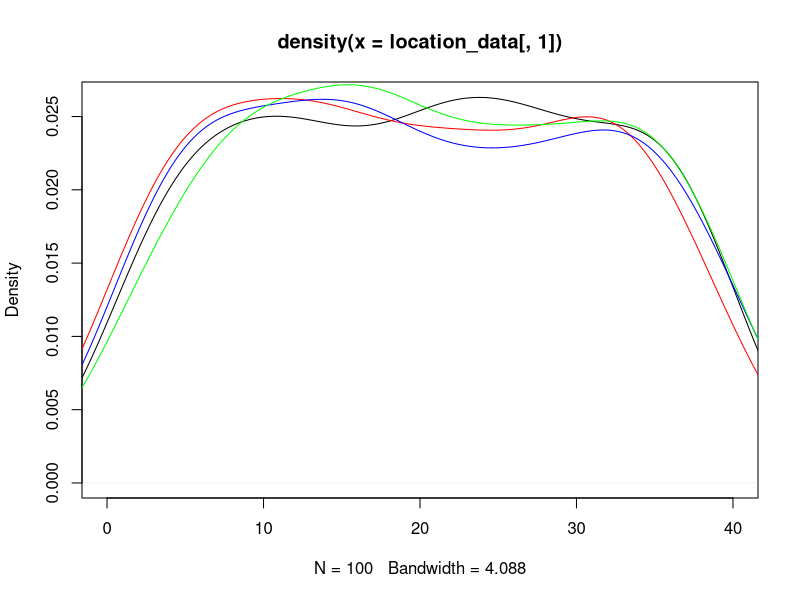
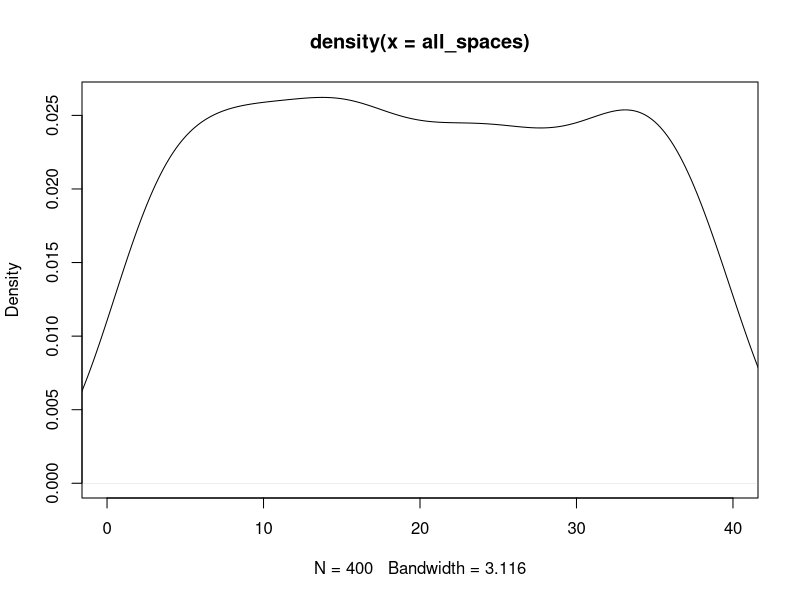
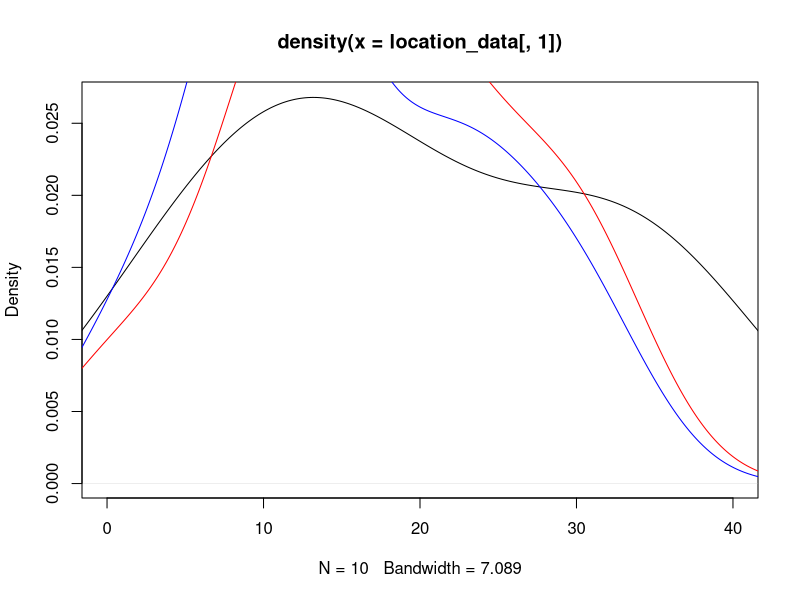
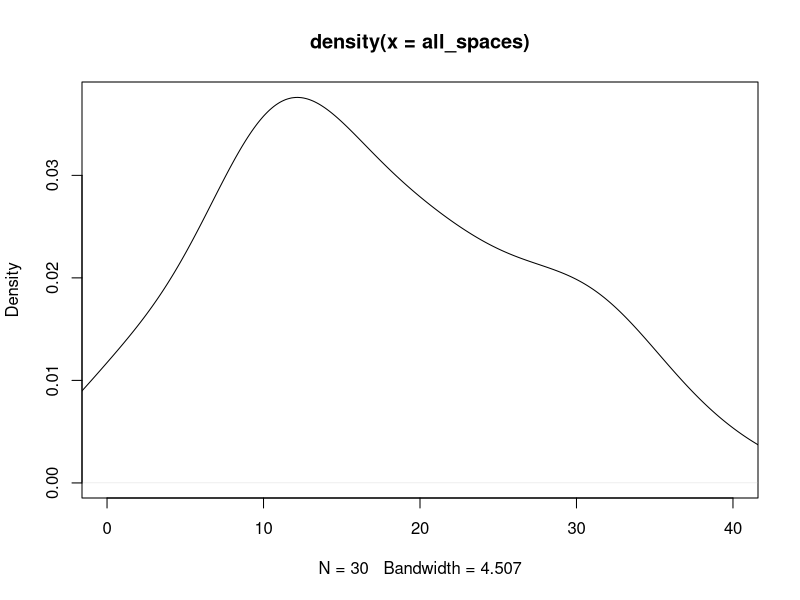

Write the R code that produced these figures, in order. (Note: this script raises an error after producing the figures.)
## ---- chunk 1
knitr::opts_chunk$set(echo = TRUE)
## ---- chunk 2
#libraries
library(dplyr)
library(ggplot2)
## ---- chunk 3
#Kayleigh
##LET'S GET MOVING

monopolyBoard <- read.csv("MonopolyBoard.csv", header = T)
monopolyBoard

# Using dice rolls to determine where a player will land on the board
#input: "location"; a number 1-40; where the player is on the board
#output: the amount of spaces the player will move until they are on their new location

#note that this is only accounting for standard dice rolls, no special rules yet...

lets_move = function(location) {
  dice_roll_1 <- sample(1:6, 1, replace = TRUE)
  dice_roll_2 <- sample(1:6, 1, replace = TRUE)
  
  roll_total <- sum(dice_roll_1, dice_roll_2)
  roll_double <- dice_roll_1 == dice_roll_2
  
    location = location + roll_total
    
  if (location <= 40) {
    location = location
  } else {
    location = location - 40
  }
  
  space = monopolyBoard$name[monopolyBoard$spaces == location]
  
  print("You're moving forward...")
  print(roll_total)
  
  print("You're on space...")
  print(location)
  
  #print(space) #This prints out the name of the space that they land on. 
}

#testers
lets_move(1)
lets_move(25)
lets_move(38)
lets_move(40)



#A function to move players around the board and to play Monopoly!
#input: "turns"; the amount of turns we should take
#output: a player's new location on the board

lets_play = function(turns) {
  location = 1
  print("Starting Location: GO!")
  for (i in 1:turns) {
    location = lets_move(location)
  }
  print("You've landed on...")
  return(location)
}



lets_play(10) #tester #in this example if you look at a reference monopoly board and "walk" your way around the board with each move being the number in each output, you'll land on the space on the board corresponding to the final output (when counting "GO" as 1 and/or 40) 

#testers 
#"lets_move" and "lets_play" have both been edited to print out phrases for each roll and move to make it easier to determine how the player is moving. 
#"You're moving forward..." gives the player's roll
#"You're on space..." is the players position after 1 turn/"lets_move"
  # Later try to switch this print statement to the name of the spot that the player is on 
#"You've landed on..." gives the final location after running "lets_play" for "x" turns.
  # Later try to switch this print statement to the name of the spot that the player is on 

lets_play(3)
lets_play(10)

## ---- chunk 4
##DOUBLE DOWN

##WORK IN PROGRESS

#A function using dice rolls to determine how many spaces a player will move with the additional rules for "doubles" in Monopoly
#input: "location"; a number 1-40 where the player is on the board
#outut: the number of spaces the player will move on the board, with the special case of rolling three "doubles" and landing in jail
double_down = function(location) {
  dice_roll_1 <- sample(1:6, 1, replace = TRUE)
  dice_roll_2 <- sample(1:6, 1, replace = TRUE)
  
  roll_total <- sum(dice_roll_1, dice_roll_2)
  roll_double <- dice_roll_1 == dice_roll_2
  
  print("roll was")
  print(roll_total)
    
  if (roll_double) {
    
    dice_roll_3 <- sample(1:6, 1, replace = TRUE)
    dice_roll_4 <- sample(1:6, 1, replace = TRUE)
    
    roll_total_2 <- sum(dice_roll_3, dice_roll_4)
    roll_double_2 <- dice_roll_3 == dice_roll_4
    
    print("roll double was")
    print(roll_total_2)

    
    if (roll_double_2) {
      dice_roll_5 <- sample(1:6, 1, replace = TRUE)
      dice_roll_6 <- sample(1:6, 1, replace = TRUE)
      
      roll_total_3 <- sum(dice_roll_5, dice_roll_6)
      roll_double_3 <- dice_roll_5 == dice_roll_6
      
      print("roll double was")
      print(roll_total_3)
      
      if (roll_double_3) {
        location = 11 #Jail
        print("doubles, doubles, doubles")
        print("You're going to JAIL!")
        
      } else {
        location = location + roll_total + roll_total_2 + roll_total_3
        print("doubles, doubles, not doubles")
        print("You're moving forward...")
        print(roll_total + roll_total_2 + roll_total_3)
      }
    } else {
      location = location + roll_total + roll_total_2
      print("doubles, not doubles")
      print("You're moving forward...")
      print(roll_total+roll_total_2)
    }
  } else {
    location = location + roll_total
    print("no doubles")
    print("You're moving forward...")
    print(roll_total)
  }

    
  if (location <= 40) {
    location = location
  } else {
    location = location - 40
  }

  
  print("You're on space...")
  print(location)
}

double_down(1)
#text out in the function is kinda funky right but it's just to make sure its working right
#In final version switch all dice rolls to sample(1:6,...)

## ---- chunk 5
##CHANCE AND COMMUNITY CHEST CARDS
Card_Numbers <- c(1, 2, 3, 4, 5, 6, 7, 8, 9, 10, 11, 12, 13, 14, 15, 16)

Chance_Cards <- c("Advance to Boardwalk", "Advance to Go (Collect $200)", "Advance to Illinois Avenue. If you pass Go, collect $200", "Advance to St. Charles Place. If you pass Go, collect $200", "Advance to the nearest Railroad. If unowned, you may buy it from the Bank. If owned, pay owner twice the rental to which they are otherwise entitled", "Advance to the nearest Railroad. If unowned, you may buy it from the Bank. If owned, pay owner twice the rental to which they are otherwise entitled", "Advance token to nearest Utility. If unowned, you may buy it from the Bank. If owned, throw dice and pay owner a total ten times amount thrown", "Bank pays you dividend of $50", "Get Out of Jail Free", "Go Back 3 Spaces", "Go to Jail. Go directly to Jail, do not pass Go, do not collect $200", "Make general repairs on all your property. For each house pay $25. For each hotel pay $100", "Speeding fine $15", "Take a trip to Reading Railroad. If you pass Go, collect $200", "You have been elected Chairman of the Board. Pay each player $50", "Your building loan matures. Collect $150")

Chance <- data.frame(Chance_Cards, Card_Numbers)
Chance
##Chance cards to move a player to a new space:
  #1 -> Advance to Boardwalk (space 40)
  #2 -> Advance to Go (space 1)
  #3 -> Advance to Illinois Avenue (space 25)
  #4 -> Advance to St. Charles Place (space 12)
  #5 -> Advance to nearest Railroad (space(s) 6, 16, 26, 36)
  #6 -> Advance to nearest Railraod (space(s) 6, 16, 26, 36)
  #7 -> Advance to nearest Utility (space(s) 13, 29)
  #11 -> Go to Jail (space 11)
  #14 -> Take a trip to Reading Railroad (space 6)

Community_Chest_Cards <- c("Advance to Go (Collect $200)", "Bank error in your favor. Collect $200", "Doctor’s fee. Pay $50", "From sale of stock you get $50", "Get Out of Jail Free", "Go to Jail. Go directly to jail, do not pass Go, do not collect $200", "Holiday fund matures. Receive $100", "Income tax refund. Collect $20", "It is your birthday. Collect $10 from every player", "Life insurance matures. Collect $100", "Pay hospital fees of $100", "Pay school fees of $50", "Receive $25 consultancy fee", "You are assessed for street repair. $40 per house. $115 per hotel", "You have won second prize in a beauty contest. Collect $10", "You inherit $100")

Community_Chest <- data.frame(Community_Chest_Cards, Card_Numbers)
Community_Chest

##Community Chest Cards that move a player to a new space:
  #1 -> Advance to GO (space 1)
  #5 -> Go to Jail (space 11)

## ---- chunk 6
# heidi

#the function "who_goes_first" simulates the initial roll before the game begins in order to determine which player goes first
# input is a number of how many players are going to be playing
# output is the value of each players roll and the player that will start the game based on who had the highest roll
who_goes_first <- function(num_players){
  initial_rolls <- c()
  for (i in 1:num_players) {
    player_i_roll <- sum(sample(1:6, 2, replace=TRUE))
    initial_rolls <- c(initial_rolls, player_i_roll) # vector of every player's roll
    print(paste("Player", i, "rolled", player_i_roll))
  }
  cat("\n")
  if(sum(initial_rolls == max(initial_rolls)) >= 2){
    while (sum(initial_rolls == max(initial_rolls)) >= 2) { # if players tied for highest number
      tied_players <- which(initial_rolls==max(initial_rolls)) # identify which players tied
      print("It's a tie! Roll again")
      cat("\n")
      tie_breaker_rolls <- c()
      for (i in tied_players) { # tied players roll again
       player_i_roll2 <- sum(sample(1:6, 2, replace=TRUE))
       tie_breaker_rolls <- c(tie_breaker_rolls, player_i_roll2)
       print(paste("Player", i, "rolled", player_i_roll2))
      }
      initial_rolls <- tie_breaker_rolls
      highest_roll <- max(tie_breaker_rolls)
      highest_player2 <- tied_players[which(tie_breaker_rolls == highest_roll)]
    }
    cat("\n")
    print(paste("Player", highest_player2, "goes first!"))
  }
  else {
    highest_player <- which.max(initial_rolls) # who rolled the highest number
    print(paste("Player", highest_player, "goes first!"))
  }
}

who_goes_first(4) # test function

## ---- chunk 7
# Olivia
# Website for data: https://stat-jet-asu.github.io/Datasets/InstructorDescriptions/monopoly.html

monopolyBoard <- read.csv("MonopolyBoard.csv", header = T)
head(monopolyBoard)

# This section is for question number 2

# Kayleigh's lets_play function from above incorporating players and density plots
# uses lets_move function from above
# input: turns, # of turns to iterate through; players, number of players (2-4)
# output: density plot with a line for each player's frequency of spaces landed on 
# & density plot for the combined frequency of spaces landed on for all players

lets_play = function(turns, players) {
  location_data <- as.data.frame(matrix(nrow = turns, ncol = players))
  
for (j in 1:players) {
  location = 1
  
  for (i in 1:turns) {
    
    location = lets_move(location)
    location_data[i,j] <- location
    }
  }
  
  # creates density plot of frequency of landing on each space for each player
  plot(density(location_data[,1]), xlim = c(0,40), col = "black")
  
  colors <- c("red", "blue", "green")
  
  for (k in 2:players) {
  lines(density(location_data[,k]), col = colors[k-1]) # adds a density line for each player after the first
  }
  
  # creates density plot for total frequency landing on each space (all players spaces included)
  all_spaces <- as.vector(as.matrix(location_data))
  plot(density(all_spaces), xlim = c(0,40), col = "black")
}
lets_play(100, 4)

## ---- chunk 8
who_goes_first2 <- function(num_players){
  initial_rolls <- c()
  for (i in 1:num_players) {
    player_i_roll <- sum(sample(1:6, 2, replace=TRUE))
    initial_rolls <- c(initial_rolls, player_i_roll) # vector of every player's roll
#    print(paste("Player", i, "rolled", player_i_roll))
  }
  cat("\n")
  if(sum(initial_rolls == max(initial_rolls)) >= 2){
    while (sum(initial_rolls == max(initial_rolls)) >= 2) { # if players tied for highest number
      tied_players <- which(initial_rolls==max(initial_rolls)) # identify which players tied
#      print("It's a tie! Roll again")
#      cat("\n")
      tie_breaker_rolls <- c()
      for (i in tied_players) { # tied players roll again
       player_i_roll2 <- sum(sample(1:6, 2, replace=TRUE))
       tie_breaker_rolls <- c(tie_breaker_rolls, player_i_roll2)
#       print(paste("Player", i, "rolled", player_i_roll2))
      }
      initial_rolls <- tie_breaker_rolls
      highest_roll <- max(tie_breaker_rolls)
      highest_player2 <- tied_players[which(tie_breaker_rolls == highest_roll)]
    }
#    cat("\n")
#    print(paste("Player", highest_player2, "goes first!"))
  }
  else {
    highest_player <- which.max(initial_rolls) # who rolled the highest number
#    print(paste("Player", highest_player, "goes first!"))
#    return(highest_player)
  
    
  # creating player order
  player_order <- length(num_players)
  player_order[1] <- as.integer(highest_player)

 for (j in 2:num_players) {
    
  player_order[j] <- as.integer(player_order[j-1] + 1)
  if (player_order[j] > num_players) {
    player_order[j] <- 1
  }
 }
  print(player_order)
  }
  
  playerlist <- (list(highest_player, player_order))
  return(playerlist)
}

#who_goes_first2(4)

## ---- chunk 9
# Question number 3 -- including jail and double rolls

lets_move2 = function(location) {
  dice_roll_1 <- sample(1:6, 1, replace = TRUE)
  dice_roll_2 <- sample(1:6, 1, replace = TRUE)
  
  roll_total <- sum(dice_roll_1, dice_roll_2)
  roll_double <- dice_roll_1 == dice_roll_2
  
    location = location + roll_total # updates location to be previous location + roll total
    double3 = "false" # double3 is assigned "true" if the player double rolls 3x (as seen in if statement below), otherwise it is assigned "false" 
    
  # first double roll -> roll again
  if (roll_double == TRUE) {
    dice_roll_3 <- sample(1:6, 1, replace = TRUE)
    dice_roll_4 <- sample(1:6, 1, replace = TRUE)
    
    roll_total2 <- sum(dice_roll_3, dice_roll_4)
    roll_double2 <- dice_roll_3 == dice_roll_4
    
    location = location + roll_total2
    double3 = "false"
    
    # if player is at a location past 40, subtract 40 so they go back to the GO space at location "41"
    # this is included in each if statement below so that it applies if player has to roll again
    if (location <= 40) {
      location = location
    } else {
      location = location - 40
    }
     
      # second double roll -> roll again
      if (roll_double2 == TRUE) {
        dice_roll_5 <- sample(1:6, 1, replace = TRUE)
        dice_roll_6 <- sample(1:6, 1, replace = TRUE)
    
        roll_total3 <- sum(dice_roll_5, dice_roll_6)
        roll_double3 <- dice_roll_5 == dice_roll_6
    
        location = location + roll_total3
        double3 = "false"
        
        if (location <= 40) {
          location = location
        } else {
          location = location - 40
        }
        
        # third double roll -> go to jail
          if (roll_double3 == TRUE) {
            location = monopolyBoard$spaces[monopolyBoard$name == "Jail"]
            double3 = "true"
          }
      }
  }  
    
  if (location <= 40) {
    location = location
  } else {
    location = location - 40
  }
  
  listdata <- (list(location, double3)) # creates list for outputs "location" and "double3"
  # if you need to access location from this function, use lets_move2(location)[[1]]
  # if you need to access double3, use lets_move2(double3)[[2]]
  return(listdata)
  
}


# lets_play2 is currently set up to have each player go thru all their turns and then move onto the next player
# probably need to fix this for question 5

## ---- chunk 10

lets_play2 = function(turns, players) {
  
  
  location_data <- as.data.frame(matrix(nrow = turns, ncol = players)) # dataframe will keep data for locations of players for each turn
  double3data <- as.data.frame(matrix(nrow = turns, ncol = players)) # dataframe will say "true" if player double rolled 3x (which lands them in jail) and "false" if they didn't double roll 3x
  
    # puts players in order
    colnames(location_data) <- who_goes_first2(players)[[2]]
  
    location = 1 # each player starts at location 1
    location_data[1,] <- location
    double3 = 0 # initializing "double3" which will be later assigned a "true" or "false" based on if player double rolled 3x
  
    for (i in 2:turns) { # iterates through number of turns
      
        for (j in 1:players) { # rotates through each player
          
        location = lets_move2(location_data[i-1,j])[[1]] # takes location from lets_move2 function and assigns it to location
        location_data[i,j] <- as.integer(location) # puts location value into the dataframe of locations for each player
        double3data[i,j] <- lets_move2(double3)[[2]] # takes "true" or "false" value from double3 and adds it to double3data dataframe
        
      # deals with landing in jail from "go to jail" space and staying there for next 3 turns
      if (31 %in% location_data[i-1,j]) { # if you landed on 31 in the last turn (i-1 turn), you go to jail (space 11) for the ith turn
        location <- 11
        location_data[i,j] <- as.integer(location) # new location is 11
      } else if (11 %in% location_data[i-1,j] & 31 %in% location_data[i-2,j]) { # if you were on space 11 last turn AND you were on space 31 2 turns ago, you stay in jail (space 11) for turn i
        location <- 11
        location_data[i,j] <- as.integer(location)  
      } else if (11 %in% location_data[i-2,j] & 31 %in% location_data[i-3,j]) {
        location <- 11
        location_data[i,j] <- as.integer(location)
      }
        
      # landing in jail from 3x double roll and staying there for next 3 turns
      if (11 %in% location_data[i,j] & "true" %in% double3data[i-1,j]) { # if player's location is 11 (jail) and double3data is"true" (player double rolled 3x), player stays in jail. all 3 if/else if statements keep player in jail for the next 3 turns
        location <- 11
        location_data[i,j] <- as.integer(location)
      } else if (11 %in% location_data[i-1,j] & "true" %in% double3data[i-2,j]) { # 
        location <- 11
        location_data[i,j] <- as.integer(location)
      } else if (11 %in% location_data[i-2,j] & "true" %in% double3data[i-3,j]) {
        location <- 11
        location_data[i,j] <- as.integer(location)
      }
        
    }
  }
  print(location_data)
  
  # creates density plot of frequency of landing on each space for each player
  plot(density(location_data[,1]), xlim = c(0,40), col = "black")
  
  colors <- c("red", "blue", "green")
  
  for (k in 2:players) {
    lines(density(location_data[,k]), col = colors[k-1]) # adds a density line for each player after the first
  }
  
  # creates density plot for total frequency landing on each space (all players spaces included)
  all_spaces <- as.vector(as.matrix(location_data))
  plot(density(all_spaces), xlim = c(0,40), col = "black")
  
}
 
lets_play2(10, 3)

location_data

# how should we go about recording spaces landed on when double rolls occur?

## ---- chunk 11
# olivia (ignore this its a work in progress)
# Figure out how to have players pay and recieve money from landing on chance and community chest spaces

     if(draw_card == 5){
        if(location >= 37 && location <= 5){
              location = 6
              
              
            } else if (location >= 6 && location <= 15){
                location = 16
              } else {
                if(location >= 16 && location <= 25){
                  location = 26
                } else {
                  location = 36
                }
              }
            }
  
    if(draw_card == 6){
        if(location >= 37 && location <= 5){
              location = 6
            } else {
              if (location >= 6 && location <= 15){
                location = 16
              } else {
                if(location >= 16 && location <= 25){
                  location = 26
                } else {
                  location = 36
                }
              }
            }
    }

#################

Updating_Player_Bank <- function(location) {
  if(location == 2 || location == 4 || location == 6 || location == 7 || location == 9 || location == 10 || location == 12 || location == 13 || location == 14 || location == 15 || location == 16 || location == 17 || location == 19 || location == 20 || location == 22 || location == 24 || location == 25 || location == 26 || location == 27 || location == 28 || location == 29 || location == 30 || location == 32 || location == 33 || location == 35 || location == 36 || location == 38 || location == 40){
    location = location
    spot <- which(Property_Statuses$Space == location)
    cost <- which(monopolyBoard$spaces == location)
    owned_by_player <- Property_Statuses$Owned_By_Player[spot]
#    The_Players$Player_Bank[owned_by_player] <- The_Players$Player_Bank[owned_by_player] + monopolyBoard$rent_0[cost]
#    The_Players$Player_Bank[owned_by_player]
#    print(The_Players)
#    print(owned_by_player)
#    print(cost)
    
#    The_Players$Player_Bank[owned_by_player] <- The_Players$Player_Bank[owned_by_player] + monopolyBoard$rent_0[cost]
    
#    The_Players$Player_Bank[j] <- The_Players$Player_Bank[j] - monopolyBoard$rent_0[cost]
    
    bank_list <- list(owned_by_player, cost)
    return(bank_list)

  }
}

Updating_Player_Bank(15)

#########################################

lets_move3 = function(location) {
  dice_roll_1 <- sample(1:6, 1, replace = TRUE)
  dice_roll_2 <- sample(1:6, 1, replace = TRUE)
  
  roll_total <- sum(dice_roll_1, dice_roll_2)
  roll_double <- dice_roll_1 == dice_roll_2
  
    location = location + roll_total
    double3 = "false"
  
#  print("your roll total is...")
#  print(roll_total)

  if (location <= 40) {
      location = location
  } else {
      location = location - 40
  }
   
#  print("your location is...")
#  print(location)
  
#  Updating_Player_Bank(location)
  
  if(location == 8 || location == 23 || location == 27) {
    location = Drawing_Chance(location)
#    print("your location is...")
#    print(location)
#    Updating_Player_Bank(location)
  }
  
  if(location == 3 || location == 18 || location == 34) {
    location = Drawing_Community_Chest(location)
#    print("your location is...")
#    print(location)
#    Updating_Player_Bank(location)
  }
    
  # first double roll -> roll again
  if (roll_double == TRUE) {
    dice_roll_3 <- sample(1:6, 1, replace = TRUE)
    dice_roll_4 <- sample(1:6, 1, replace = TRUE)
    
    roll_total2 <- sum(dice_roll_3, dice_roll_4)
    roll_double2 <- dice_roll_3 == dice_roll_4
    
    location = location + roll_total2
    double3 = "false"
#    print("1 double")
    
    if (location <= 40) {
      location = location
    } else {
      location = location - 40
    }
    
    
    if(location == 8 || location == 23 || location == 27) {
    location = Drawing_Chance(location)
    }
  
  if(location == 3 || location == 18 || location == 34) {
    location = Drawing_Community_Chest(location)
  }
    
#    Updating_Player_Bank(location)
     
      # second double roll -> roll again
      if (roll_double2 == TRUE) {
        dice_roll_5 <- sample(1:6, 1, replace = TRUE)
        dice_roll_6 <- sample(1:6, 1, replace = TRUE)
    
        roll_total3 <- sum(dice_roll_5, dice_roll_6)
        roll_double3 <- dice_roll_5 == dice_roll_6
    
        location = location + roll_total3
        double3 = "false"
#        print("2 doubles")
        
        if (location <= 40) {
          location = location
        } else {
          location = location - 40
        }
        
        
        if(location == 8 || location == 23 || location == 27) {
          location = Drawing_Chance(location)
        }
  
        if(location == 3 || location == 18 || location == 34) {
          location = Drawing_Community_Chest(location)
         
        }
        
#        Updating_Player_Bank(location)
        
        # third double roll -> go to jail
          if (roll_double3 == TRUE) {
            location = monopolyBoard$spaces[monopolyBoard$name == "Jail"]
            double3 = "true"
#            print("three doubles")
          }
      }
  }  
   
  location = location 
  
#  print("your location is...")
#  print(location)
  listdata <- (list(location, double3, The_Players))
  return(listdata)
  
}

##########

# replaces NAs in rent_0 column with 0s
monopolyBoard$rent_0[is.na(monopolyBoard$rent_0) == TRUE] <- as.integer(0)

lets_play_idk = function(turns, players) {
  
  location_data <- as.data.frame(matrix(nrow = turns, ncol = players))
  double3data <- as.data.frame(matrix(nrow = turns, ncol = players))
#  player_bank_amount <- 0
#  player_bank_data <- data.frame(matrix(nrow = 2, ncol = players))
  
    colnames(location_data) <- who_goes_first2(players)[[2]]
  
    location = 1
    location_data[1,] <- location
    double3 = 0
  
    for (i in 2:turns) {
      
        for (j in 1:players) {
          
        location = lets_move3(location_data[i-1,j])[[1]]
        location_data[i,j] <- as.integer(location)
        double3data[i,j] <- lets_move3(double3)[[2]]
        
  #      player_bank_amount <- lets_move3(location_data[i-1,j])[[3]]
  #      player_bank_data <- as.integer(player_bank_amount)
        
      # deals with landing in jail from "go to jail" space and staying there for next 3 turns
      if (31 %in% location_data[i-1,j]) { # if you land on 31 (go to jail), next location is in jail (space 11)
        location <- 11
        location_data[i,j] <- as.integer(location)
      } else if (11 %in% location_data[i-1,j] & 31 %in% location_data[i-2,j]) {
        location <- 11
        location_data[i,j] <- as.integer(location)
      } else if (11 %in% location_data[i-2,j] & 31 %in% location_data[i-3,j]) {
        location <- 11
        location_data[i,j] <- as.integer(location)
      }
        
      # landing in jail from 3x double roll and staying there for next 3 turns
      if (11 %in% location_data[i,j] & "true" %in% double3data[i-1,j]) { # "true" means player double rolled 3x -> jail
        location <- 11
        location_data[i,j] <- as.integer(location)
      } else if (11 %in% location_data[i-1,j] & "true" %in% double3data[i-2,j]) { # 
        location <- 11
        location_data[i,j] <- as.integer(location)
      } else if (11 %in% location_data[i-2,j] & "true" %in% double3data[i-3,j]) {
        location <- 11
        location_data[i,j] <- as.integer(location)
      }
        
        
      owned_by_player <- Updating_Player_Bank(location)[[1]]
      cost <- Updating_Player_Bank(location)[[2]]
      The_Players$Player_Bank[owned_by_player] <- The_Players$Player_Bank[owned_by_player] + monopolyBoard$rent_0[cost]
      The_Players$Player_Bank[j] <- The_Players$Player_Bank[j] - monopolyBoard$rent_0[cost]
#  return(The_Players)
    }
  }
  print(location_data)
  print(double3data)
#  print(player_bank_data)
  print(The_Players)
  
  # creates density plot of frequency of landing on each space for each player
  plot(density(location_data[,1]), xlim = c(0,40), col = "black")
  
  plot(location_data[,1], xlim= c(0,40), col="black", type="h", xlab="Spaces", ylab="Frequency", main="Frequency of Landing on Each Space for Each Player")
  
  colors <- c("red", "blue", "green")
  
  for (k in 2:players) {
    lines(density(location_data[,k]), col = colors[k-1]) # adds a density line for each player after the first
  }
  
  # creates density plot for total frequency landing on each space (all players spaces included)
  all_spaces <- as.vector(as.matrix(location_data))
  plot(density(all_spaces), xlim = c(0,40), col = "black")
 
}

lets_play_idk(10, 4)

## ---- chunk 12
#4 - Kayleigh and Maddie 
#Chance - spaces 8, 23, 37
#Community Chest - spaces 3, 18, 34
Chance

Drawing_Chance = function(location) {
  location = location
  draw_card <- sample(1:16, 1, replace = TRUE)
  player_card <- Chance$Chance_Cards[draw_card]
  print(player_card)

  
      if(draw_card == 1) {
        location = 1
      }
      
      if(draw_card == 2) {
        location = 1
      }
      
      if(draw_card == 3) {
        location = 25
      }
  
      if(draw_card == 4){
        location = 12
      }
  
      if(draw_card == 5){
        if(location >= 37 && location <= 5){
              location = 6
            } else {
              if (location >= 6 && location <= 15){
                location = 16
              } else {
                if(location >= 16 && location <= 25){
                  location = 26
                } else {
                  location = 36
                }
              }
            }
    }
  
    if(draw_card == 6){
        if(location >= 37 && location <= 5){
              location = 6
            } else {
              if (location >= 6 && location <= 15){
                location = 16
              } else {
                if(location >= 16 && location <= 25){
                  location = 26
                } else {
                  location = 36
                }
              }
            }
    }
  
    if(draw_card == 7){
        if(location >= 29 && location <= 12){
              location = 13
            } else {
              location = 29
    }
  }
  
    if(draw_card == 11) {
      location = 11
    }
  
    if(draw_card == 14) {
      location = 6
    }
  
    if(draw_card == 10) {
      location = location - 3
    }
  
    location = location
    return(location)
}

Drawing_Chance(8)
Drawing_Chance(23)
Drawing_Chance(37)

Drawing_Community_Chest = function(location) {
  location = location
  draw_card_chest <- sample(1:16, 1, replace = TRUE)
  player_card_chest <- Community_Chest$Community_Chest_Cards[draw_card_chest]
  print(player_card_chest)
  print(location)
  
  if (draw_card_chest == 1) {
    location = 1
  } else {
    if (draw_card_chest == 6) {
    location = 11
    } else {
      location = location
    }
  
  }
  
  location = location 
  return(location)
}

Drawing_Community_Chest(3)
Drawing_Community_Chest(18)
Drawing_Community_Chest(34)

lets_move3 = function(location) {
  dice_roll_1 <- sample(1:6, 1, replace = TRUE)
  dice_roll_2 <- sample(1:6, 1, replace = TRUE)
  
  roll_total <- sum(dice_roll_1, dice_roll_2)
  roll_double <- dice_roll_1 == dice_roll_2
  
    location = location + roll_total
    double3 = "false"
  
  print("your roll total is...")
  print(roll_total)

  if (location <= 40) {
      location = location
  } else {
      location = location - 40
  }
   
  print("your location is...")
  print(location)
  
  if(location == 8 || location == 23 || location == 27) {
    location = Drawing_Chance(location)
    print("your location is...")
    print(location)
  }
  
  if(location == 3 || location == 18 || location == 34) {
    location = Drawing_Community_Chest(location)
    print("your location is...")
    print(location)
  }
    
  # first double roll -> roll again
  if (roll_double == TRUE) {
    dice_roll_3 <- sample(1:6, 1, replace = TRUE)
    dice_roll_4 <- sample(1:6, 1, replace = TRUE)
    
    roll_total2 <- sum(dice_roll_3, dice_roll_4)
    roll_double2 <- dice_roll_3 == dice_roll_4
    
    location = location + roll_total2
    double3 = "false"
    print("1 double")
    
    if (location <= 40) {
      location = location
    } else {
      location = location - 40
    }
    
    
    if(location == 8 || location == 23 || location == 27) {
    location = Drawing_Chance(location)
    }
  
  if(location == 3 || location == 18 || location == 34) {
    location = Drawing_Community_Chest(location)
    }
     
      # second double roll -> roll again
      if (roll_double2 == TRUE) {
        dice_roll_5 <- sample(1:6, 1, replace = TRUE)
        dice_roll_6 <- sample(1:6, 1, replace = TRUE)
    
        roll_total3 <- sum(dice_roll_5, dice_roll_6)
        roll_double3 <- dice_roll_5 == dice_roll_6
    
        location = location + roll_total3
        double3 = "false"
        print("2 doubles")
        
        if (location <= 40) {
          location = location
        } else {
          location = location - 40
        }
        
        if(location == 8 || location == 23 || location == 27) {
          location = Drawing_Chance(location)
        }
  
        if(location == 3 || location == 18 || location == 34) {
          location = Drawing_Community_Chest(location)
         
        }
        
        # third double roll -> go to jail
          if (roll_double3 == TRUE) {
            location = monopolyBoard$spaces[monopolyBoard$name == "Jail"]
            double3 = "true"
            print("three doubles")
          }
      }
  }  
   
  location = location 
  
  print("your location is...")
  print(location)
  listdata <- (list(location, double3))
  return(listdata)
  
}

lets_move3(1)


lets_play3 = function(turns, players) {
  
  location_data <- as.data.frame(matrix(nrow = turns, ncol = players))
  double3data <- as.data.frame(matrix(nrow = turns, ncol = players))
  
    colnames(location_data) <- who_goes_first2(players)[[2]]
  
    location = 1
    location_data[1,] <- location
    double3 = 0
  
    for (i in 2:turns) {
      
        for (j in 1:players) {
          
        location = lets_move3(location_data[i-1,j])[[1]]
        location_data[i,j] <- as.integer(location)
        double3data[i,j] <- lets_move3(double3)[[2]]
        
      # deals with landing in jail from "go to jail" space and staying there for next 3 turns
      if (31 %in% location_data[i-1,j]) { # if you land on 31 (go to jail), next location is in jail (space 11)
        location <- 11
        location_data[i,j] <- as.integer(location)
      } else if (11 %in% location_data[i-1,j] & 31 %in% location_data[i-2,j]) {
        location <- 11
        location_data[i,j] <- as.integer(location)
      } else if (11 %in% location_data[i-2,j] & 31 %in% location_data[i-3,j]) {
        location <- 11
        location_data[i,j] <- as.integer(location)
      }
        
      # landing in jail from 3x double roll and staying there for next 3 turns
      if (11 %in% location_data[i,j] & "true" %in% double3data[i-1,j]) { # "true" means player double rolled 3x -> jail
        location <- 11
        location_data[i,j] <- as.integer(location)
      } else if (11 %in% location_data[i-1,j] & "true" %in% double3data[i-2,j]) { # 
        location <- 11
        location_data[i,j] <- as.integer(location)
      } else if (11 %in% location_data[i-2,j] & "true" %in% double3data[i-3,j]) {
        location <- 11
        location_data[i,j] <- as.integer(location)
      }
        
    }
  }
  print(location_data)
  print(double3data)


  
  # creates density plot of frequency of landing on each space for each player
  plot(density(location_data[,1]), xlim = c(0,40), col = "black")
  
  plot(location_data[,1], xlim= c(0,40), col="black", type="h", xlab="Spaces", ylab="Frequency", main="Frequency of Landing on Each Space for Each Player")
  
  colors <- c("red", "blue", "green")
  
  for (k in 2:players) {
    lines(density(location_data[,k]), col = colors[k-1]) # adds a density line for each player after the first
  }
  
  # creates density plot for total frequency landing on each space (all players spaces included)
  all_spaces <- as.vector(as.matrix(location_data))
  plot(density(all_spaces), xlim = c(0,40), col = "black")
  
}


lets_play3(100, 4)

## ---- chunk 13

#use lets_move2 for freq plot

 
## ---- chunk 14
#hello
dice_roll <- sum(sample(1:6, 2, replace = TRUE))
dice_roll

Drawing_Chance = function(location) {
  location = location
  draw_card <- sample(1:16, 1, replace = TRUE)
  player_card <- Chance$Chance_Cards[draw_card]
  print(player_card)

  
      if(draw_card == 1) {
        location = 1
      }
      
      if(draw_card == 2) {
        location = 1
        Player_Bank = Player_Bank + 200
      }
      
      if(draw_card == 3) {
        if(location > 25){
          Player_Bank = Player_Bank + 200
        }else{
          Player_Bank = Player_Bank
    }
        location = 25
      }
  
      if(draw_card == 4){
        if(location > 13 ){
          Player_Bank = Player_Bank + 200
        }else{
          Player_Bank = Player_Bank
    }
        location = 12
      }
  
      if(draw_card == 5){
        if(location >= 37 && location <= 5){
              location = 6
            } else {
              if (location >= 6 && location <= 15){
                location = 16
              } else {
                if(location >= 16 && location <= 25){
                  location = 26
                } else {
                  location = 36
                }
              }
            }
    }
  
    if(draw_card == 6){
        if(location >= 37 && location <= 5){
              location = 6
            } else {
              if (location >= 6 && location <= 15){
                location = 16
              } else {
                if(location >= 16 && location <= 25){
                  location = 26
                } else {
                  location = 36
                }
              }
            }
    }
  
    if(draw_card == 7){
        if(location >= 29 && location <= 12){
              location = 13
            } else {
              location = 29
    }
    }
  
    if(draw_card == 8){
      Player_Bank = Player_Bank + 50
    }
  
    if(draw_card == 10) {
      location = location - 3
    }
  
    if(draw_card == 11) {
      location = 11
    }
  
    if(draw_card == 13){
      Player_Bank = Player_Bank - 15
    }
  
    if(draw_card == 14) {
      if(location > 6){
        Player_Bank = Player_Bank + 200
      }else{
        Player_Bank = Player_Bank
    }
      location = 6
    }
  
    if(draw_card == 16){
      Player_Bank = Player_Bank + 150
    }
  
   
    location = location
    return(location)
}

Drawing_Community_Chest = function(location) {
  location = location
  draw_card_chest <- sample(1:16, 1, replace = TRUE)
  player_card_chest <- Community_Chest$Community_Chest_Cards[draw_card_chest]
  print(player_card_chest)
  print(location)
  
  
  if (draw_card_chest == 1) {
    location = 1
    Player_Bank = Player_Bank + 200
  }
  
  #Bank error in your favor. Collect $200
  if(draw_card_chest == 2){
    Player_Bank = Player_Bank + 200
  }
  
  #Doctor’s fee. Pay $50
  if(draw_card_chest == 3){
    Player_Bank = Player_Bank - 50
  }
  
  #From sale of stock you get $50
  if(draw_card_chest == 4){
    Player_Bank = Player_Bank + 50
  }
  
  if(draw_card_chest == 6) {
    location = 11
  }
  
  #Holiday fund matures. Receive $100
  if(draw_card_chest == 7){
    Player_Bank = Player_Bank + 100
  }
  
  #Income tax refund. Collect $20
  if(draw_card_chest == 8){
    Player_Bank = Player_Bank + 20
  }
  
  #Life insurance matures. Collect $100
  if(draw_card_chest == 10){
    Player_Bank = Player_Bank + 100
  }
  
  #Pay hospital fees of $100
  if(draw_card_chest == 11){
    Player_Bank = Player_Bank - 100
  }
  
  #Pay school fees of $50
  if(draw_card_chest == 12){
    Player_Bank = Player_Bank - 50
  }
  
  #Receive $25 consultancy fee
  if(draw_card_chest == 13){
    Player_Bank = Player_Bank + 25
  }
  
  #You have won second prize in a beauty contest. Collect $10
  if(draw_card_chest == 15){
    Player_Bank = Player_Bank + 10
  }
  
  #You inherit $100
  if(draw_card_chest == 16){
    Player_Bank = Player_Bank + 100
  }
  
  location = location 
  return(location)
}

Drawing_Community_Chest(10) # test

Chance
Community_Chest
## ---- chunk 15
library(tidyverse)
## ---- chunk 16
Players <- c("Player 1", "Player 2", "Player 3", "Player 4")
Player_Bank <- c(1250, 1250, 1250, 1250)
The_Players <- data.frame(Players, Player_Bank)

Property <- c("Mediterranean", "Baltic", "Reading Railroad", "Oriental", "Vermot", "Connecticut", "St. Charles", "Electric Company", "States", "Virginia", "Pennsylvania Railroad", "St. James", "Tennessee", "New York", "Kentucky", "Indiana", "Illinios", "B&O Railroad", "Atlantic", "Ventnor", "Water Works", "Marvin Gardens", "Pacific", "N. Carolina", "Pennsylvania", "Short Line Railroad", "Park Place", "Boardwalk")
Owned_By_Player <- sample(1:4, 28, replace = TRUE)
Space <- c(2, 4, 6, 7, 9, 10, 12, 13, 14, 15, 16, 17, 19, 20, 22, 24, 25, 26, 27, 28, 29, 30, 32, 33, 35, 36, 38, 40)
Property_Statuses <- data.frame(Property, Space, Owned_By_Player)
Property_Statuses


Updating_Player_Bank <- function(location, j) {
  if(location == 2 || location == 4 || location == 6 || location == 7 || location == 9 || location == 10 || location == 12 || location == 13 || location == 14 || location == 15 || location == 16 || location == 17 || location == 19 || location == 20 || location == 22 || location == 24 || location == 25 || location == 26 || location == 27 || location == 28 || location == 29 || location == 30 || location == 32 || location == 33 || location == 35 || location == 36 || location == 38 || location == 40){
    
    location = location
    spot <- which(Property_Statuses$Space == location)
    cost <- which(monopolyBoard$spaces == location)
    owned_by_player <- Property_Statuses$Owned_By_Player[spot]
    
    The_Players$Player_Bank[owned_by_player] <- The_Players$Player_Bank[owned_by_player] + monopolyBoard$rent_0[cost]
    
    The_Players$Player_Bank[j] <- The_Players$Player_Bank[j] - monopolyBoard$rent_0[cost]
    
    The_Players
  }
}

Updating_Player_Bank(2, 3)

lets_move3 = function(location) {
  dice_roll_1 <- sample(1:6, 1, replace = TRUE)
  dice_roll_2 <- sample(1:6, 1, replace = TRUE)
  
  roll_total <- sum(dice_roll_1, dice_roll_2)
  roll_double <- dice_roll_1 == dice_roll_2
  
    location = location + roll_total
    double3 = "false"


  if (location <= 40) {
      location = location
  } else {
      location = location - 40
  }

  if(location == 8 || location == 23 || location == 27) {
    location = Drawing_Chance(location)

  }
  
  if(location == 3 || location == 18 || location == 34) {
    location = Drawing_Community_Chest(location)

  }

Updating_Player_Bank(location, j)

  # first double roll -> roll again
  if (roll_double == TRUE) {
    dice_roll_3 <- sample(1:6, 1, replace = TRUE)
    dice_roll_4 <- sample(1:6, 1, replace = TRUE)
    
    roll_total2 <- sum(dice_roll_3, dice_roll_4)
    roll_double2 <- dice_roll_3 == dice_roll_4
    
    location = location + roll_total2
    double3 = "false"

    
    if (location <= 40) {
      location = location
    } else {
      location = location - 40
    }
    
    
    if(location == 8 || location == 23 || location == 27) {
    location = Drawing_Chance(location)
    }
  
  if(location == 3 || location == 18 || location == 34) {
    location = Drawing_Community_Chest(location)
    }
    
    Updating_Player_Bank(location, j)
    
      # second double roll -> roll again
      if (roll_double2 == TRUE) {
        dice_roll_5 <- sample(1:6, 1, replace = TRUE)
        dice_roll_6 <- sample(1:6, 1, replace = TRUE)
    
        roll_total3 <- sum(dice_roll_5, dice_roll_6)
        roll_double3 <- dice_roll_5 == dice_roll_6
    
        location = location + roll_total3
        double3 = "false"
        
        if (location <= 40) {
          location = location
        } else {
          location = location - 40
        }
        
        if(location == 8 || location == 23 || location == 27) {
          location = Drawing_Chance(location)
        }
  
        if(location == 3 || location == 18 || location == 34) {
          location = Drawing_Community_Chest(location)
         
        }
        
        Updating_Player_Bank(location, j)
        
        # third double roll -> go to jail
          if (roll_double3 == TRUE) {
            location = monopolyBoard$spaces[monopolyBoard$name == "Jail"]
            double3 = "true"
          }
      }
  }  
   
  location = location 
}

lets_move3(2)


lets_play4 = function(turns, players) {
  
  location_data <- as.data.frame(matrix(nrow = turns, ncol = players))
  double3data <- as.data.frame(matrix(nrow = turns, ncol = players))
  players_banks <- as.data.frame(matrix(nrow = turns, ncol = players))

print(Property_Statuses)

  for (j in 1:players) {
    location = 1
    double3 = 0
    
    
    for (i in 1:turns) {
        print("player")
        print(j)
        location = lets_move3(location)[[1]]
        location_data[i,j] <- as.integer(location)
        double3data[i,j] <- lets_move3(double3)[[2]]

                
      # deals with landing in jail from "go to jail" space and staying there for next 3 turns
      if (31 %in% location_data[i-1,j]) { # if you land on 31 (go to jail), next location is in jail (space 11)
        location <- 11
        location_data[i,j] <- as.integer(location)
      } else if (11 %in% location_data[i-1,j] & 31 %in% location_data[i-2,j]) {
        location <- 11
        location_data[i,j] <- as.integer(location)
      } else if (11 %in% location_data[i-2,j] & 31 %in% location_data[i-3,j]) {
        location <- 11
        location_data[i,j] <- as.integer(location)
      }
        
      # landing in jail from 3x double roll and staying there for next 3 turns
      if (11 %in% location_data[i,j] & "true" %in% double3data[i-1,j]) { # "true" means player double rolled 3x -> jail
        location <- 11
        location_data[i,j] <- as.integer(location)
      } else if (11 %in% location_data[i-1,j] & "true" %in% double3data[i-2,j]) { # 
        location <- 11
        location_data[i,j] <- as.integer(location)
      } else if (11 %in% location_data[i-2,j] & "true" %in% double3data[i-3,j]) {
        location <- 11
        location_data[i,j] <- as.integer(location)
      }
  
      
    }
  }
  
print(location_data)
return(The_Players)

}

lets_play4(1,4)
## ---- chunk 17
monopolyBoard
Players <- c("Player 1", "Player 2", "Player 3", "Player 4")
Player_Bank <- c(1250, 1250, 1250, 1250)
The_Players <- data.frame(Players, Player_Bank)

Property <- c("Mediterranean", "Baltic", "Reading Railroad", "Oriental", "Vermot", "Connecticut", "St. Charles", "Electric Company", "States", "Virginia", "Pennsylvania Railroad", "St. James", "Tennessee", "New York", "Kentucky", "Indiana", "Illinios", "B&O Railroad", "Atlantic", "Ventnor", "Water Works", "Marvin Gardens", "Pacific", "N. Carolina", "Pennsylvania", "Short Line Railroad", "Park Place", "Boardwalk")
Owned_By_Player <- sample(1:4, 28, replace = TRUE)
Space <- c(2, 4, 6, 7, 9, 10, 12, 13, 14, 15, 16, 17, 19, 20, 22, 24, 25, 26, 27, 28, 29, 30, 32, 33, 35, 36, 38, 40)
Property_Statuses <- data.frame(Property, Space, Owned_By_Player)
Property_Statuses


Updating_Player_Bank <- function(location, j) {
  if(location == 2 || location == 4 || location == 6 || location == 7 || location == 9 || location == 10 || location == 12 || location == 13 || location == 14 || location == 15 || location == 16 || location == 17 || location == 19 || location == 20 || location == 22 || location == 24 || location == 25 || location == 26 || location == 27 || location == 28 || location == 29 || location == 30 || location == 32 || location == 33 || location == 35 || location == 36 || location == 38 || location == 40){
    location = location
    spot <- which(Property_Statuses$Space == location)
    cost <- which(monopolyBoard$spaces == location)
    owned_by_player <- Property_Statuses$Owned_By_Player[spot]
    The_Players$Player_Bank[owned_by_player] <- The_Players$Player_Bank[owned_by_player] + monopolyBoard$cost[cost]
    The_Players$Player_Bank[owned_by_player]
    The_Players
    
    The_Players$Player_Bank[owned_by_player] <- The_Players$Player_Bank[owned_by_player] + monopolyBoard$rent_0[cost]
    
    The_Players$Player_Bank[j] <- The_Players$Player_Bank[j] - monopolyBoard$rent_0[cost]
    
    return(The_Players)

  }
}

Updating_Player_Bank(12, 3)
## ---- chunk 18
lets_move4 = function(location) {
  dice_roll_1 <- sample(1:6, 1, replace = TRUE)
  dice_roll_2 <- sample(1:6, 1, replace = TRUE)
  
  roll_total <- sum(dice_roll_1, dice_roll_2)
  roll_double <- dice_roll_1 == dice_roll_2
  
    location = location + roll_total
    double3 = "false"
    
    j=2

  if (location <= 40) {
      location = location
      Updating_Player_Bank(location, j)
  } else {
      location = location - 40
      Updating_Player_Bank(location, j)
  }


  if(location == 8 || location == 23 || location == 27) {
    location = Drawing_Chance(location)
    Updating_Player_Bank(location, j)

  }
  
  if(location == 3 || location == 18 || location == 34) {
    location = Drawing_Community_Chest(location)
    Updating_Player_Bank(location, j)

  }


  # first double roll -> roll again
  if (roll_double == TRUE) {
    dice_roll_3 <- sample(1:6, 1, replace = TRUE)
    dice_roll_4 <- sample(1:6, 1, replace = TRUE)
    
    roll_total2 <- sum(dice_roll_3, dice_roll_4)
    roll_double2 <- dice_roll_3 == dice_roll_4
    
    location = location + roll_total2
    double3 = "false"

    
    if (location <= 40) {
      location = location
      Updating_Player_Bank(location, j)
      
    } else {
      location = location - 40
      Updating_Player_Bank(location, j)
    }
    
    
    if(location == 8 || location == 23 || location == 27) {
    location = Drawing_Chance(location)
    Updating_Player_Bank(location, j)
    }
  
  if(location == 3 || location == 18 || location == 34) {
    location = Drawing_Community_Chest(location)
    Updating_Player_Bank(location, j)
    }

    
      # second double roll -> roll again
      if (roll_double2 == TRUE) {
        dice_roll_5 <- sample(1:6, 1, replace = TRUE)
        dice_roll_6 <- sample(1:6, 1, replace = TRUE)
    
        roll_total3 <- sum(dice_roll_5, dice_roll_6)
        roll_double3 <- dice_roll_5 == dice_roll_6
    
        location = location + roll_total3
        double3 = "false"
        
        if (location <= 40) {
          location = location
          Updating_Player_Bank(location, j)
        } else {
          location = location - 40
          Updating_Player_Bank(location, j)
        }
        
        if(location == 8 || location == 23 || location == 27) {
          location = Drawing_Chance(location)
          Updating_Player_Bank(location, j)
        }
  
        if(location == 3 || location == 18 || location == 34) {
          location = Drawing_Community_Chest(location)
          Updating_Player_Bank(location, j)
         
        }

        
        # third double roll -> go to jail
          if (roll_double3 == TRUE) {
            location = monopolyBoard$spaces[monopolyBoard$name == "Jail"]
            double3 = "true"
          }
      }
  }  
   
  location = location 
  
  listdata <- (list(location, double3))
  return(listdata)
  return(Updating_Player_Bank(location, j))
  
}

lets_move4(12)
lets_move4(Updating_Player_Bank())
## ---- chunk 19

lets_play4 = function(turns, players) {
  
  location_data <- as.data.frame(matrix(nrow = turns, ncol = players))
  double3data <- as.data.frame(matrix(nrow = turns, ncol = players))
  
    colnames(location_data) <- who_goes_first2(players)[[2]]
  
    location = 1
    location_data[1,] <- location
    double3 = 0
  
    for (i in 2:turns) {
      
        for (j in 1:players) {
          
        location = lets_move4(location_data[i-1,j])[[1]]
        location_data[i,j] <- as.integer(location)
        double3data[i,j] <- lets_move4(double3)[[2]]
        print(j)
        
      # deals with landing in jail from "go to jail" space and staying there for next 3 turns
      if (31 %in% location_data[i-1,j]) { # if you land on 31 (go to jail), next location is in jail (space 11)
        location <- 11
        location_data[i,j] <- as.integer(location)
      } else if (11 %in% location_data[i-1,j] & 31 %in% location_data[i-2,j]) {
        location <- 11
        location_data[i,j] <- as.integer(location)
      } else if (11 %in% location_data[i-2,j] & 31 %in% location_data[i-3,j]) {
        location <- 11
        location_data[i,j] <- as.integer(location)
      }
        
      # landing in jail from 3x double roll and staying there for next 3 turns
      if (11 %in% location_data[i,j] & "true" %in% double3data[i-1,j]) { # "true" means player double rolled 3x -> jail
        location <- 11
        location_data[i,j] <- as.integer(location)
      } else if (11 %in% location_data[i-1,j] & "true" %in% double3data[i-2,j]) { # 
        location <- 11
        location_data[i,j] <- as.integer(location)
      } else if (11 %in% location_data[i-2,j] & "true" %in% double3data[i-3,j]) {
        location <- 11
        location_data[i,j] <- as.integer(location)
      }
        
    }
    }
    
  print(location_data)
  print(double3data)
  print(The_Players)
    
  # creates density plot of frequency of landing on each space for each player
  plot(density(location_data[,1]), xlim = c(0,40), col = "black")
  plot(location_data[,1], xlim= c(0,40), col="black", type="h", xlab="Spaces", ylab="Frequency", main="Frequency of Landing on Each Space for Each Player")
  
  colors <- c("red", "blue", "green")
  
  for (k in 2:players) {
    lines(density(location_data[,k]), col = colors[k-1]) # adds a density line for each player after the first
  }
  
  # creates density plot for total frequency landing on each space (all players spaces included)
  all_spaces <- as.vector(as.matrix(location_data))
  plot(density(all_spaces), xlim = c(0,40), col = "black")

}

lets_play4(10, 4)
